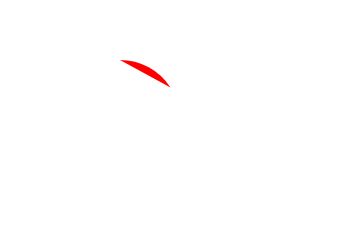

Express this chart as Vega-Lite.
### Vega specification from a JSON file in a GitHub repository (floating-point values rounded to 4 significant figures)
{"width": 60, "height": 40, "marks": [{"type": "arc", "encode": {"enter": {"x": {"value": 20}, "y": {"value": 20}, "innerRadius": {"value": "abc"}, "outerRadius": {"value": 10}, "startAngle": {"value": 0}, "endAngle": {"value": 1}, "fill": {"value": "red"}}}}, {"type": "area", "encode": {"enter": {"x": {"value": "1"}, "y": {"value": 30}, "width": {"value": 2}, "orient": {"value": "horizontal"}, "fill": {"value": "blue"}}}}, {"type": "trail", "encode": {"enter": {"x": {"value": 3}, "y": {"value": 3}, "size": {"value": "abc"}, "fill": {"value": "blue"}}}}]}
